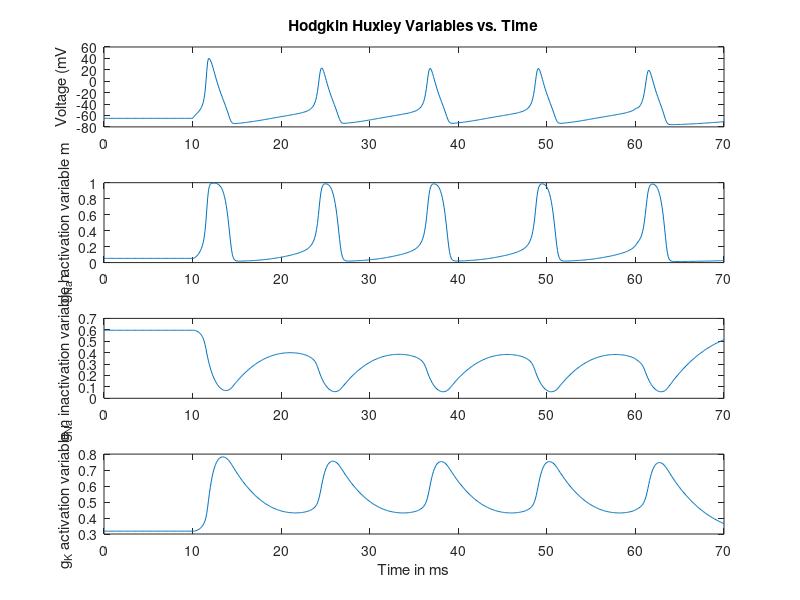
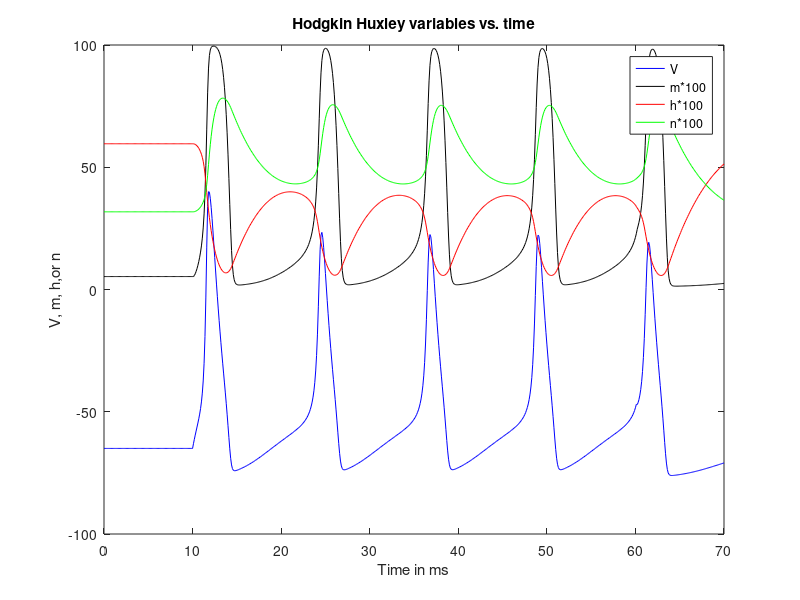
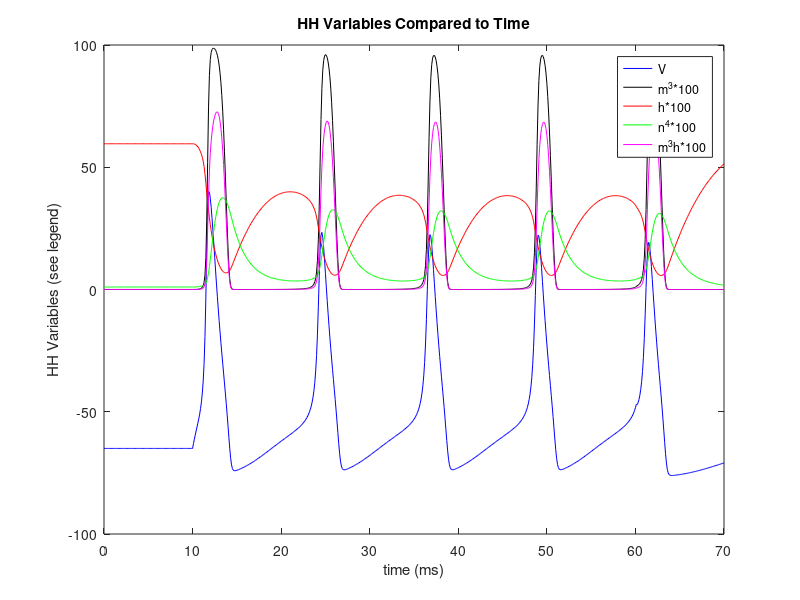

Write the MATLAB code that produced these figures, in order.

%  This program serves to build Hodgkin-Huxley Model of a neuron;
%  which when stimulated produces AP's, plots voltage and activation
%  and inactivation variable m, h, and n, and calulates fring rate

clc;
clear all;
close all;

% Define the parameters used in the model
% units are not SI and are used so the numbers are easily interpretable

dt = 0.1; %time step [ms]
t_end = 70; %total time of run [ms]
t_StimStart = 10; %time to start injecting current [ms]
t_StimEnd = 60; %time to end injecting current [ms]
c = 10; %capacitance per unit area [nF/mm^2]
gmax_L = 0.003e3; %leak maximal conductance per unit area [uS/mm^2]
E_L = -54.387; %leak conductance reversal potential [mV]
gmax_K = 0.36e3; %hodgkin-huxley maximal K conductance per unit area [uS/mm^2]
E_K = -77; %hodgkin-huxley K conductance reversal potential [mV]
gmax_Na = 1.2e3; %hodgkin-huxley maximal Na conductance per unit area [uS/mm^2]
E_Na = 50; %hodgkin-huxley Na conductance reversal potential [mV]

% Define the stimulus
%vector below will hold values of I_e/A over time;
I_0 = 200; %magnitude of pulse of injected current [nA/mm^2]
I_e_vect = zeros(1,t_StimStart/dt); %portion of I_e/A vector from t=0 to t=t_StimStart
I_e_vect = [I_e_vect I_0*ones(1,1+((t_StimEnd-t_StimStart)/dt))]; %add portion from
% t=t_StimStart to t=t_StimEnd
I_e_vect = [I_e_vect zeros(1,(t_end-t_StimEnd)/dt)]; %add portion from
% t=t_StimEnd to t=t_

% Vectors to be plotted
t_vect = 0:dt:t_end; %will hold vector of times
V_vect = zeros(1,length(t_vect)); %initialize the voltage vector
m_vect = zeros(1,length(t_vect)); %initialize the HH Na activation variable vector
h_vect = zeros(1,length(t_vect)); %initialize the HH Na inactivation variable vector
n_vect = zeros(1,length(t_vect)); %initialize the the HH K activation variable vector

% Initial Conditions
i = 1; %index denoting which element of V is being assigned
V_vect(i)= -65; %first element of V, i.e. value of V at t=0 [mV]
m_vect(i) = 0.0529; %initially set m = m_inf(-65)
h_vect(i) = 0.5961; %initially set h = h_inf(-65)
n_vect(i) = 0.3177; %initially set n = n_inf(-65)


for t = dt:dt:t_end %loop through values of t in steps of dt ms
    
    %assign all of the alphas & betas
    alpha_m = .1*(V_vect(i)+40)/(1 - exp(-.1*(V_vect(i)+40)));
    beta_m = 4*exp(-.0556*(V_vect(i)+65));
    alpha_h = .07*exp(-.05*(V_vect(i)+65));
    beta_h = 1/(1 + exp(-.1*(V_vect(i)+35)));
    alpha_n = .01*(V_vect(i)+55)/(1 - exp(-.1*(V_vect(i)+55)));
    beta_n = 0.125*exp(-0.0125*(V_vect(i)+65));
    %from the alphas & betas above, assign the taus & x_inf's for m,h,n
    tau_m = 1/(alpha_m + beta_m);
    m_inf = alpha_m/(alpha_m + beta_m);
    tau_h = 1/(alpha_h + beta_h);
    h_inf = alpha_h/(alpha_h + beta_h);
    tau_n = 1/(alpha_n + beta_n);
    n_inf = alpha_n/(alpha_n + beta_n);
    
    %assign tau_V and V_inf
    V_denominator = gmax_L + gmax_K*(n_vect(i)^4) + gmax_Na*(m_vect(i)^3)*h_vect(i);
    tau_V = c/V_denominator;
    V_inf =(gmax_L*E_L + gmax_K*(n_vect(i)^4)*E_K + ...
        gmax_Na*(m_vect(i)^3)*h_vect(i)*E_Na + I_e_vect(i))/V_denominator;
    
    %assign next elements of m,h,and n vectors using update rule
    m_vect(i+1) = m_inf + (m_vect(i) - m_inf)*exp(-dt/tau_m);
    h_vect(i+1) = h_inf + (h_vect(i) - h_inf)*exp(-dt/tau_h);
    n_vect(i+1) = n_inf + (n_vect(i) - n_inf)*exp(-dt/tau_n);
    %assign next element of V vector using update rule
    V_vect(i+1) = V_inf + (V_vect(i) - V_inf)*exp(-dt/tau_V);
    
    i = i+1;
    
end


% Plots
figure(1)
subplot(4,1,1)
plot(t_vect,V_vect)
title('Hodgkin Huxley Variables vs. Time');
ylabel('Voltage (mV');
subplot(4,1,2)
plot(t_vect,m_vect)
ylabel('g_{Na} activation variable m');
subplot(4,1,3)
plot(t_vect,h_vect)
ylabel('g_{Na} inactivation variable h');
subplot(4,1,4)
plot(t_vect,n_vect)
xlabel('Time in ms');
ylabel('g_{K} activation variable n');

figure(2)
plot(t_vect,V_vect, 'b') %plot in blue
title('Hodgkin Huxley variables vs. time'); ylabel('V, m, h,or n');
xlabel('Time in ms');
hold on
plot(t_vect,100*m_vect,'k') %plot in black 
plot(t_vect,100*h_vect,'r') %plot in red
plot(t_vect,100*n_vect,'g') %plot in green
%the above values are multiplied by 100 to make the graphs
%look more equal, this is because the gate variables only range
%form 0 to 1
legend('V', 'm*100', 'h*100','n*100')

figure(3)
plot(t_vect,V_vect,'b');
title('HH Variables Compared to Time');
hold on
plot(t_vect,100*m_vect.^3,'k')
plot(t_vect,100*h_vect,'r')
plot(t_vect,100*n_vect.^4,'g')
plot(t_vect,100*m_vect.^3.*n_vect,'m')
xlabel('time (ms)');
ylabel('HH Variables (see legend)');
legend('V','m^3*100','h*100','n^4*100','m^3h*100')


 